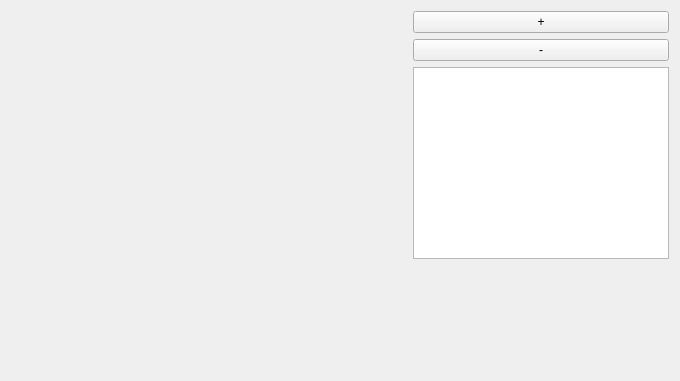
<?xml version="1.0" encoding="UTF-8"?>
<ui version="4.0">
 <class>MainWindow</class>
 <widget class="QMainWindow" name="MainWindow">
  <property name="geometry">
   <rect>
    <x>0</x>
    <y>0</y>
    <width>680</width>
    <height>381</height>
   </rect>
  </property>
  <property name="windowTitle">
   <string>MainWindow</string>
  </property>
  <widget class="QWidget" name="centralWidget">
   <layout class="QHBoxLayout" name="horizontalLayout">
    <item>
     <layout class="QGridLayout" name="gridLayout">
      <item row="0" column="0">
       <widget class="QWidget" name="graphicsViewWidget" native="true">
        <property name="sizePolicy">
         <sizepolicy hsizetype="Expanding" vsizetype="Expanding">
          <horstretch>0</horstretch>
          <verstretch>0</verstretch>
         </sizepolicy>
        </property>
        <layout class="QHBoxLayout" name="horizontalLayout_2">
         <property name="sizeConstraint">
          <enum>QLayout::SetNoConstraint</enum>
         </property>
        </layout>
       </widget>
      </item>
     </layout>
    </item>
    <item>
     <layout class="QVBoxLayout" name="verticalLayout">
      <item>
       <widget class="QPushButton" name="zoomInButton">
        <property name="sizePolicy">
         <sizepolicy hsizetype="Minimum" vsizetype="Minimum">
          <horstretch>0</horstretch>
          <verstretch>0</verstretch>
         </sizepolicy>
        </property>
        <property name="text">
         <string>+</string>
        </property>
       </widget>
      </item>
      <item>
       <widget class="QPushButton" name="zoomOutButton">
        <property name="sizePolicy">
         <sizepolicy hsizetype="Minimum" vsizetype="Minimum">
          <horstretch>0</horstretch>
          <verstretch>0</verstretch>
         </sizepolicy>
        </property>
        <property name="text">
         <string>-</string>
        </property>
       </widget>
      </item>
      <item>
       <widget class="QTreeView" name="treeView">
        <property name="sizePolicy">
         <sizepolicy hsizetype="Minimum" vsizetype="Minimum">
          <horstretch>0</horstretch>
          <verstretch>0</verstretch>
         </sizepolicy>
        </property>
        <property name="editTriggers">
         <set>QAbstractItemView::NoEditTriggers</set>
        </property>
        <property name="sortingEnabled">
         <bool>true</bool>
        </property>
        <attribute name="headerVisible">
         <bool>false</bool>
        </attribute>
        <attribute name="headerStretchLastSection">
         <bool>true</bool>
        </attribute>
       </widget>
      </item>
      <item>
       <spacer name="verticalSpacer">
        <property name="orientation">
         <enum>Qt::Vertical</enum>
        </property>
        <property name="sizeType">
         <enum>QSizePolicy::Expanding</enum>
        </property>
        <property name="sizeHint" stdset="0">
         <size>
          <width>0</width>
          <height>0</height>
         </size>
        </property>
       </spacer>
      </item>
     </layout>
    </item>
   </layout>
  </widget>
 </widget>
 <layoutdefault spacing="6" margin="11"/>
 <resources/>
 <connections/>
</ui>
